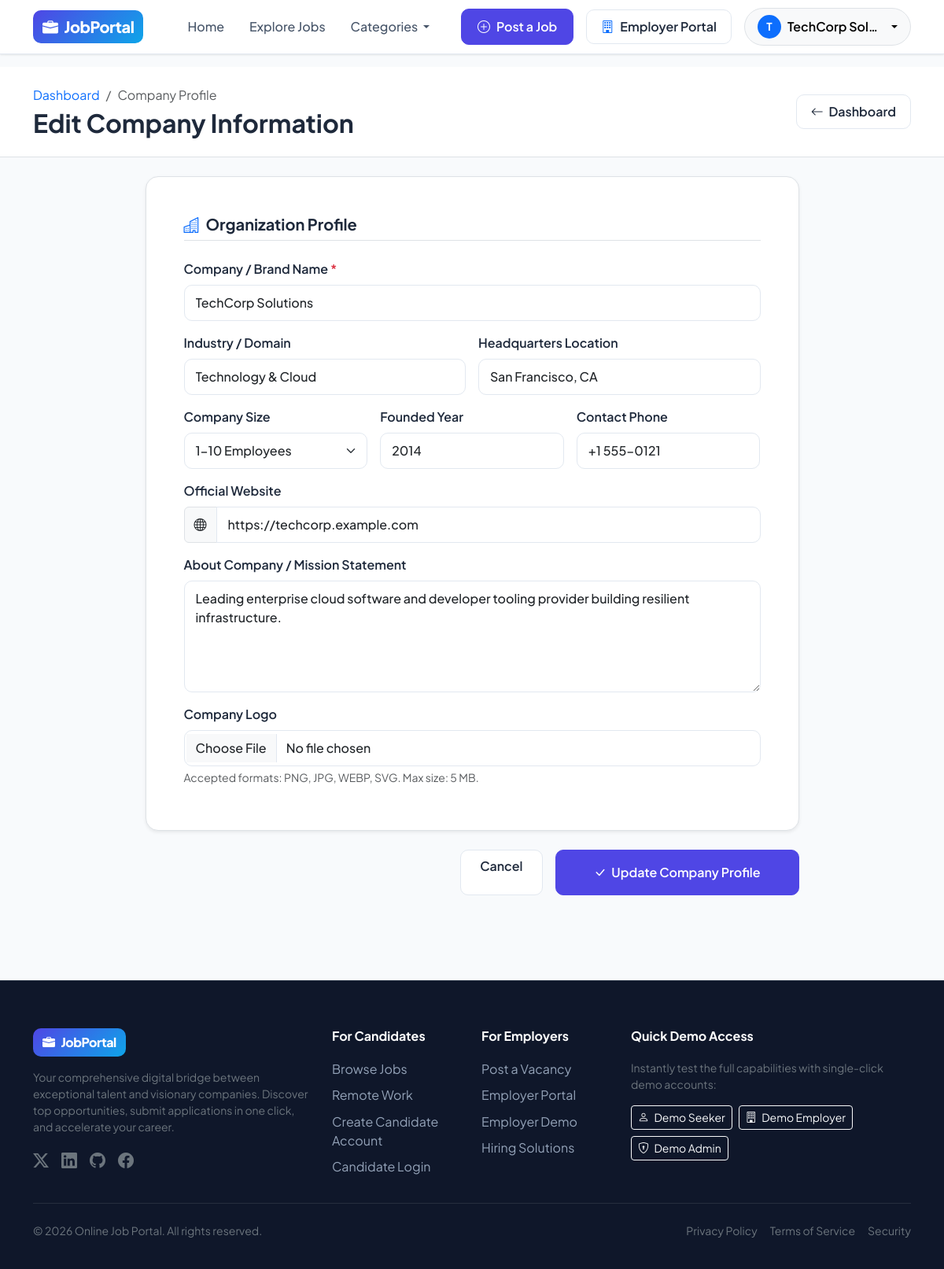
The app's page /employer/profile (signed in) with its own data.
### tables this page shows
CREATE TABLE users (
        id INTEGER PRIMARY KEY AUTOINCREMENT,
        name TEXT NOT NULL,
        email TEXT UNIQUE NOT NULL,
        password_hash TEXT NOT NULL,
        role TEXT NOT NULL CHECK(role IN ('seeker', 'employer', 'admin')),
        phone TEXT,
        avatar TEXT DEFAULT 'default_avatar.png',
        is_active INTEGER DEFAULT 1,
        created_at TIMESTAMP DEFAULT CURRENT_TIMESTAMP
    );

CREATE TABLE employer_profiles (
        id INTEGER PRIMARY KEY AUTOINCREMENT,
        user_id INTEGER UNIQUE NOT NULL,
        company_name TEXT NOT NULL,
        company_website TEXT,
        company_location TEXT,
        industry TEXT,
        company_size TEXT,
        company_description TEXT,
        logo_filename TEXT DEFAULT 'default_company.png',
        founded_year INTEGER,
        updated_at TIMESTAMP DEFAULT CURRENT_TIMESTAMP,
        FOREIGN KEY (user_id) REFERENCES users(id) ON DELETE CASCADE
    );

### app.py (the view, shortened to what this page needs)
@app.route('/employer/profile', methods=['GET', 'POST'])
@login_required('employer')
def employer_profile():
    user = get_current_user()
    conn = get_db()
    cursor = conn.cursor()
    cursor.execute("SELECT * FROM employer_profiles WHERE user_id = ?", (user['id'],))
    profile = cursor.fetchone()
    conn.close()
    return render_template('company_profile_edit.html', profile=profile, user=user)

### templates/company_profile_edit.html (shortened to what this page needs)
{% extends "base.html" %}
{% block content %}
<div class="bg-white border-bottom py-4 mb-4">
  <div class="container">
    <div class="d-flex justify-content-between align-items-center">
      <div>
        <nav aria-label="breadcrumb">
          <ol class="breadcrumb mb-1 small">
            <li class="breadcrumb-item"><a href="{{ url_for('employer_dashboard') }}" class="text-decoration-none">Dashboard</a></li>
            <li class="breadcrumb-item active" aria-current="page">Company Profile</li>
          </ol>
        </nav>
        <h2 class="fw-bold mb-0">Edit Company Information</h2>
      </div>
      <a href="{{ url_for('employer_dashboard') }}" class="btn btn-outline-custom">
        <i class="bi bi-arrow-left me-1"></i> Dashboard
      </a>
    </div>
  </div>
</div>
<div class="container pb-5">
  <div class="row justify-content-center">
    <div class="col-lg-9">
      <form action="{{ url_for('employer_profile') }}" method="POST" enctype="multipart/form-data">
        <div class="bg-white p-4 p-md-5 rounded-4 border shadow-sm mb-4">
          <h5 class="fw-bold mb-4 border-bottom pb-2"><i class="bi bi-buildings text-primary me-2"></i>Organization Profile</h5>
          <div class="mb-3">
            <label class="form-label fw-semibold">Company / Brand Name <span class="text-danger">*</span></label>
            <input type="text" name="company_name" value="{{ profile.company_name or '' }}" class="form-control" required>
          </div>
          <div class="row g-3 mb-3">
            <div class="col-md-6">
              <label class="form-label fw-semibold">Industry / Domain</label>
              <input type="text" name="industry" value="{{ profile.industry or '' }}" class="form-control" placeholder="e.g. Cloud Computing & AI">
            </div>
            <div class="col-md-6">
              <label class="form-label fw-semibold">Headquarters Location</label>
              <input type="text" name="company_location" value="{{ profile.company_location or '' }}" class="form-control" placeholder="e.g. San Francisco, CA">
            </div>
          </div>
          <div class="row g-3 mb-3">
            <div class="col-md-4">
              <label class="form-label fw-semibold">Company Size</label>
              <select name="company_size" class="form-select">
                {% for sz in ['1-10 Employees', '11-50 Employees', '51-200 Employees', '201-500 Employees', '500+ Employees'] %}
                <option value="{{ sz }}" {% if profile.company_size == sz %}selected{% endif %}>{{ sz }}</option>
                {% endfor %}
              </select>
            </div>
            <div class="col-md-4">
              <label class="form-label fw-semibold">Founded Year</label>
              <input type="number" name="founded_year" value="{{ profile.founded_year or '' }}" class="form-control" placeholder="e.g. 2018">
            </div>
            <div class="col-md-4">
              <label class="form-label fw-semibold">Contact Phone</label>
              <input type="tel" name="phone" value="{{ user.phone or '' }}" class="form-control" placeholder="+1 (555) 000-0000">
            </div>
          </div>
          <div class="mb-3">
            <label class="form-label fw-semibold">Official Website</label>
            <div class="input-group">
              <span class="input-group-text bg-light"><i class="bi bi-globe"></i></span>
              <input type="url" name="company_website" value="{{ profile.company_website or '' }}" class="form-control" placeholder="https://company.example.com">
            </div>
          </div>
          <div class="mb-3">
            <label class="form-label fw-semibold">About Company / Mission Statement</label>
            <textarea name="company_description" rows="5" class="form-control" placeholder="Share your organization's mission, values, work culture, and why top talent should join your team...">{{ profile.company_description or '' }}</textarea>
          </div>
          <div class="mb-2">
            <label class="form-label fw-semibold">Company Logo</label>
            <input type="file" name="company_logo" class="form-control" accept="image/*">
            <div class="form-text small">Accepted formats: PNG, JPG, WEBP, SVG. Max size: 5 MB.</div>
          </div>
        </div>
        <div class="d-flex justify-content-end gap-3">
          <a href="{{ url_for('employer_dashboard') }}" class="btn btn-outline-custom px-4 py-2">Cancel</a>
          <button type="submit" class="btn btn-primary-custom px-5 py-3 fs-6">
            <i class="bi bi-check-lg me-1"></i> Update Company Profile
          </button>
        </div>
      </form>
    </div>
  </div>
</div>
{% endblock %}

### templates/base.html (shortened to what this page needs)
<!DOCTYPE html>
<html lang="en">
<head>
  <link href="https://cdn.jsdelivr.net/npm/bootstrap@5.3.3/dist/css/bootstrap.min.css" rel="stylesheet">
  <link rel="stylesheet" href="https://cdn.jsdelivr.net/npm/bootstrap-icons@1.11.3/font/bootstrap-icons.min.css">
  <link rel="stylesheet" href="{{ url_for('static', filename='css/style.css') }}">
</head>
<body>
  <nav class="navbar navbar-expand-lg navbar-custom sticky-top">
    <div class="container">
      <a class="navbar-brand d-flex align-items-center gap-2" href="{{ url_for('index') }}">
        <div class="navbar-brand-badge">
          <i class="bi bi-briefcase-fill"></i>
          <span>JobPortal</span>
        </div>
      </a>
      <div class="collapse navbar-collapse" id="navbarMain">
        <ul class="navbar-nav me-auto mb-2 mb-lg-0 ms-lg-4">
          <li class="nav-item">
            <a class="nav-link {% if request.endpoint == 'index' %}active{% endif %}" href="{{ url_for('index') }}">Home</a>
          </li>
          <li class="nav-item">
            <a class="nav-link {% if request.endpoint == 'job_search' %}active{% endif %}" href="{{ url_for('job_search') }}">Explore Jobs</a>
          </li>
          <li class="nav-item dropdown">
            <a class="nav-link dropdown-toggle" href="#" role="button" data-bs-toggle="dropdown" aria-expanded="false">
              Categories
            </a>
          </li>
        </ul>
        <div class="d-flex align-items-center gap-3">
          {% if current_user %}
            {% if current_user.role == 'seeker' %}
              <a href="{{ url_for('saved_jobs') }}" class="btn btn-outline-custom position-relative p-2 px-3" title="Saved Jobs">
                <i class="bi bi-bookmark-fill text-primary"></i>
                <span class="d-none d-md-inline ms-1">Saved</span>
                {% if saved_count > 0 %}
                <span class="position-absolute top-0 start-100 translate-middle badge rounded-pill bg-primary">
                  {{ saved_count }}
                </span>
                {% endif %}
              </a>
              <a href="{{ url_for('seeker_dashboard') }}" class="btn btn-outline-custom d-flex align-items-center gap-2">
                <i class="bi bi-speedometer2 text-primary"></i>
                <span>Dashboard</span>
              </a>
            {% elif current_user.role == 'employer' %}
              <a href="{{ url_for('post_job') }}" class="btn btn-primary-custom d-flex align-items-center gap-2">
                <i class="bi bi-plus-circle"></i>
                <span>Post a Job</span>
              </a>
              <a href="{{ url_for('employer_dashboard') }}" class="btn btn-outline-custom d-flex align-items-center gap-2">
                <i class="bi bi-building text-primary"></i>
                <span>Employer Portal</span>
              </a>
            {% elif current_user.role == 'admin' %}
              <a href="{{ url_for('admin_dashboard') }}" class="btn btn-primary-custom d-flex align-items-center gap-2">
                <i class="bi bi-shield-check"></i>
                <span>Admin Console</span>
              </a>
            {% endif %}
            <div class="dropdown">
              <button class="btn btn-light rounded-pill border d-flex align-items-center gap-2 px-3 py-2 dropdown-toggle" type="button" data-bs-toggle="dropdown" aria-expanded="false">
                <div class="rounded-circle bg-primary text-white d-flex align-items-center justify-content-center" style="width: 30px; height: 30px; font-weight: 700; font-size: 0.85rem;">
                  {{ current_user.name[:1] | upper }}
                </div>
                <span class="fw-semibold text-truncate d-none d-sm-inline" style="max-width: 120px;">{{ current_user.name }}</span>
              </button>
            </div>
          {% else %}
            <a href="{{ url_for('login') }}" class="btn btn-outline-custom">Sign In</a>
            <a href="{{ url_for('register') }}" class="btn btn-primary-custom">Get Started</a>
          {% endif %}
        </div>
      </div>
    </div>
  </nav>
  <main>
    {% block content %}{% endblock %}
  </main>
  <footer class="footer-custom">
    <div class="container">
      <div class="row g-4 mb-4">
        <div class="col-lg-4 col-md-6">
          <div class="navbar-brand-badge mb-3">
            <i class="bi bi-briefcase-fill"></i>
            <span>JobPortal</span>
          </div>
          <p class="text-secondary small mb-3">
            Your comprehensive digital bridge between exceptional talent and visionary companies. Discover top opportunities, submit applications in one click, and accelerate your career.
          </p>
          <div class="d-flex gap-3 text-secondary">
            <a href="#" class="text-secondary fs-5"><i class="bi bi-twitter-x"></i></a>
            <a href="#" class="text-secondary fs-5"><i class="bi bi-linkedin"></i></a>
            <a href="#" class="text-secondary fs-5"><i class="bi bi-github"></i></a>
            <a href="#" class="text-secondary fs-5"><i class="bi bi-facebook"></i></a>
          </div>
        </div>
        <div class="col-lg-2 col-md-6 col-6">
          <h6>For Candidates</h6>
          <a href="{{ url_for('job_search') }}" class="footer-link">Browse Jobs</a>
          <a href="{{ url_for('job_search', type='Remote') }}" class="footer-link">Remote Work</a>
          <a href="{{ url_for('register') }}" class="footer-link">Create Candidate Account</a>
          <a href="{{ url_for('login') }}" class="footer-link">Candidate Login</a>
        </div>
        <div class="col-lg-2 col-md-6 col-6">
          <h6>For Employers</h6>
          <a href="{{ url_for('register') }}" class="footer-link">Post a Vacancy</a>
          <a href="{{ url_for('login') }}" class="footer-link">Employer Portal</a>
          <a href="{{ url_for('demo_login', role='employer') }}" class="footer-link">Employer Demo</a>
          <a href="#" class="footer-link">Hiring Solutions</a>
        </div>
        <div class="col-lg-4 col-md-6">
          <h6>Quick Demo Access</h6>
          <p class="text-secondary small">Instantly test the full capabilities with single-click demo accounts:</p>
          <div class="d-flex flex-wrap gap-2">
            <a href="{{ url_for('demo_login', role='seeker') }}" class="btn btn-sm btn-outline-light">
              <i class="bi bi-person me-1"></i> Demo Seeker
            </a>
            <a href="{{ url_for('demo_login', role='employer') }}" class="btn btn-sm btn-outline-light">
              <i class="bi bi-building me-1"></i> Demo Employer
            </a>
            <a href="{{ url_for('demo_login', role='admin') }}" class="btn btn-sm btn-outline-light">
              <i class="bi bi-shield-lock me-1"></i> Demo Admin
            </a>
          </div>
        </div>
      </div>
      <hr class="border-secondary opacity-25">
      <div class="d-flex flex-column flex-md-row justify-content-between align-items-center py-2 small text-secondary">
        <div>&copy; {{ current_year }} Online Job Portal. All rights reserved.</div>
        <div class="d-flex gap-3 mt-2 mt-md-0">
          <a href="#" class="text-secondary text-decoration-none">Privacy Policy</a>
          <a href="#" class="text-secondary text-decoration-none">Terms of Service</a>
          <a href="#" class="text-secondary text-decoration-none">Security</a>
        </div>
      </div>
    </div>
  </footer>
</body>
</html>

### records on screen
users: name "T", name "TechCorp Sol…", phone "+1 555-0121"
employer_profiles: company_name "TechCorp Solutions", industry "Technology & Cloud", company_location "San Francisco, CA", founded_year "2014", company_website "https://techcorp.example.com", company_description "Leading enterprise cloud software and developer tooling provider building resilient infrastructure."

### other values on screen
form field company_size "1-10 Employees"
